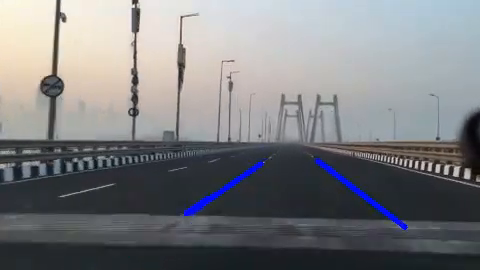
#> input picture frame 110 of 06 机器学习01/opencvprj/Lane Detection for Self Driving Cars.mp4, 480 x 270 px, given in place of Driving Mumbai - SoBo (Downtown) [Early 2018].mp4, which was not available
$ python '道路检测.py'
#> lines starting #> are read from the running program, lines starting #| are printed output that depends on the picture; after the words box and inside, x2 and y2 are one past the last pixel; in counts of white or black regions, pixels touching at a corner belong together; pictures that were not available may be replaced by others from this repository, and a replacement may not be noted
#> further down, frame is the input picture: shape (270, 480, 3); mean B, G, R 127.7, 124.7, 123.5
import cv2
import numpy as np

# 传入图像和掩码区域，返回二值化图和检测后的图
def lane_detection(frame, pt):
    # 灰度图
    gray = cv2.cvtColor(frame, cv2.COLOR_BGR2GRAY)
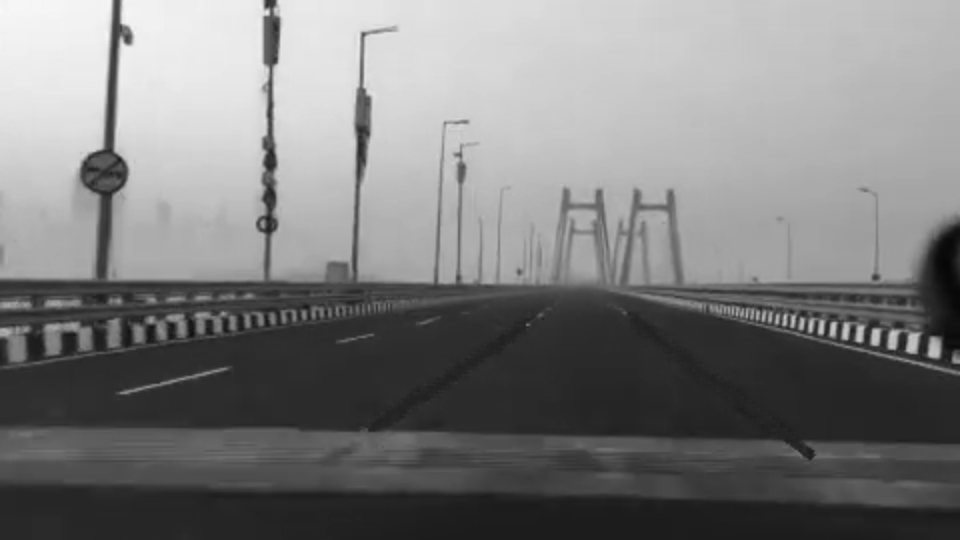
#> gray: shape (540, 960); min 6, max 247, mean 124.7
    # 创建0矩阵
    mask = np.zeros(gray.shape, dtype=np.uint8)
    # 填充指定区域形成掩码
    cv2.fillConvexPoly(mask, pt, 1)
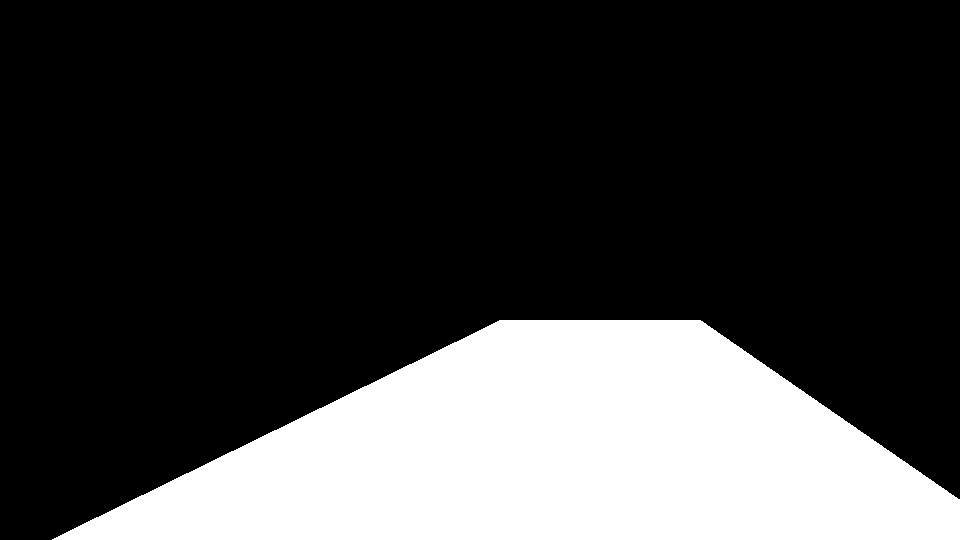
#> mask: shape (540, 960); values 0 (black) and 1 (white), 24.5% white; 1 white region, box (x1, y1, x2, y2) and area: (52, 320, 960, 540) 127249
    img = cv2.bitwise_and(gray, gray, mask=mask)
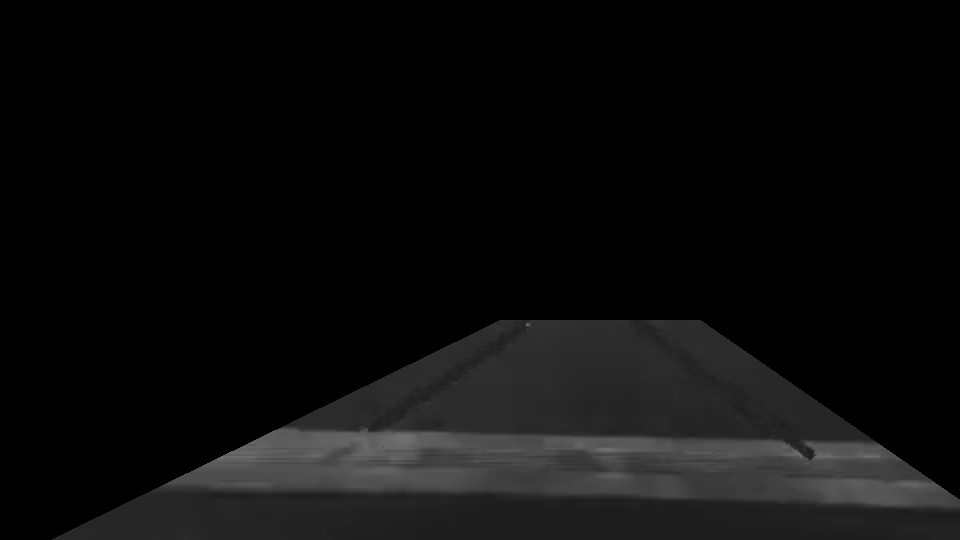
#> img: shape (540, 960); min 0, max 114, mean 12.4
    cv2.imshow("1",img)

    _, thresh = cv2.threshold(img, 130, 145, 0)
#> thresh: shape (540, 960); every value is 0
    # 霍夫直线检测
    lines = cv2.HoughLinesP(thresh, 1, np.pi / 180, 30, maxLineGap=200)
#> lines = None
    cp = frame.copy()
    # 防止无检测直线时报错
    if lines is not None:
        # 画出检测的直线
        for line in lines:
            x1, y1, x2, y2 = line[0]
            cv2.line(cp, (x1, y1), (x2, y2), (255, 0, 0), 3)
    return thresh, cp

if __name__ == '__main__':
    cap = cv2.VideoCapture("Driving Mumbai - SoBo (Downtown) [Early 2018].mp4")
    pt = np.array([[50, 540], [500, 320], [700, 320], [960, 500], [960, 540]])
    while True:
        ret, frame = cap.read()
        frame = cv2.resize(frame, (960, 540))
        # img = cv2.polylines(frame, [pt], True, (0, 0, 255), 2)
        thresh, frame = lane_detection(frame, pt)
        cv2.imshow("thresh", thresh)
        cv2.imshow("frame", frame)
        if cv2.waitKey(42) & 0xFF == ord('q'):
#> (key q is pressed here)
            break
    cap.release()
    cv2.destroyAllWindows()

$ run again, starting later in the video
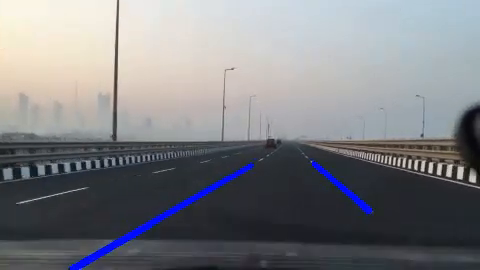
#> input picture frame 498 of 06 机器学习01/opencvprj/Lane Detection for Self Driving Cars.mp4, 480 x 270 px, given in place of Driving Mumbai - SoBo (Downtown) [Early 2018].mp4, which was not available
#> frame is the input picture: shape (270, 480, 3); mean B, G, R 131, 126.7, 125.5
#> frame: shape (540, 960, 3)
#> in lane_detection, `gray = cv2.cvtColor(frame, cv2.COLOR_BGR2GRAY)`:
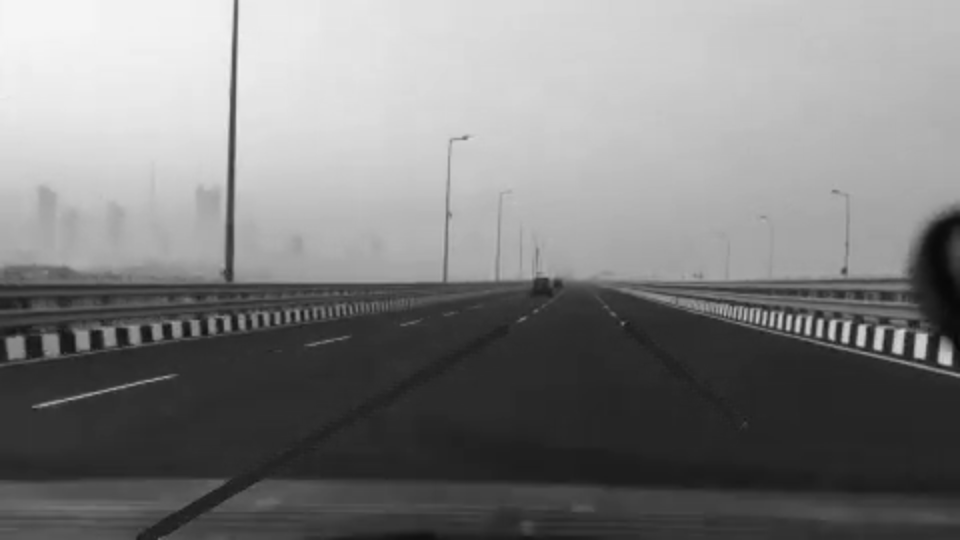
#> gray: shape (540, 960); min 8, max 245, mean 126.8
#> mask: shape (540, 960); values 0 (black) and 1 (white), 24.5% white; 1 white region, box (x1, y1, x2, y2) and area: (52, 320, 960, 540) 127249
#> in lane_detection, `img = cv2.bitwise_and(gray, gray, mask=mask)`:
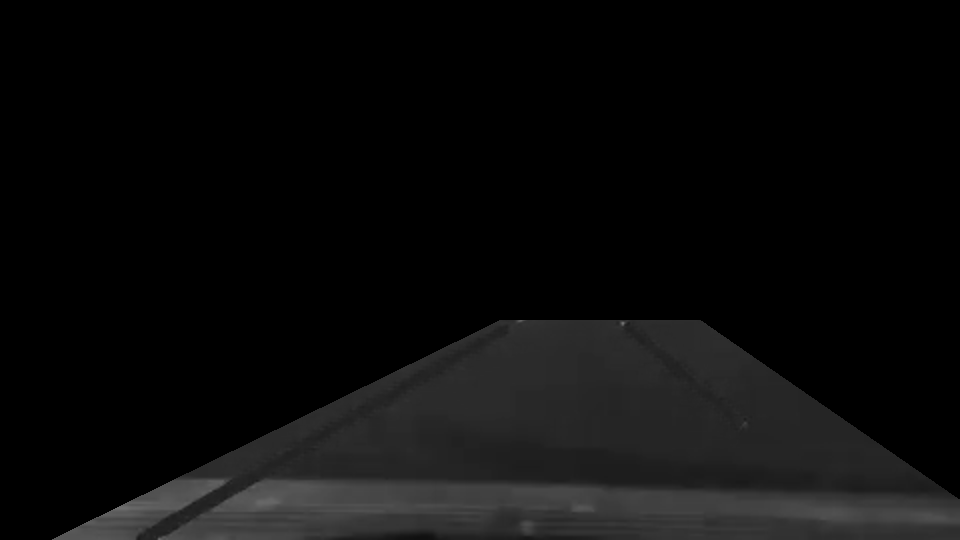
#> img: shape (540, 960); min 0, max 113, mean 11.5
#> thresh: shape (540, 960); every value is 0
#> lines = None

$ run again, starting later in the video
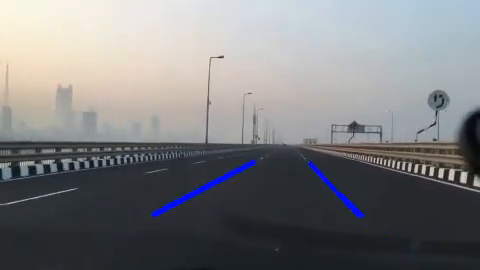
#> input picture frame 886 of 06 机器学习01/opencvprj/Lane Detection for Self Driving Cars.mp4, 480 x 270 px, given in place of Driving Mumbai - SoBo (Downtown) [Early 2018].mp4, which was not available
#> frame is the input picture: shape (270, 480, 3); mean B, G, R 126.7, 125, 124.1
#> frame: shape (540, 960, 3)
#> in lane_detection, `gray = cv2.cvtColor(frame, cv2.COLOR_BGR2GRAY)`:
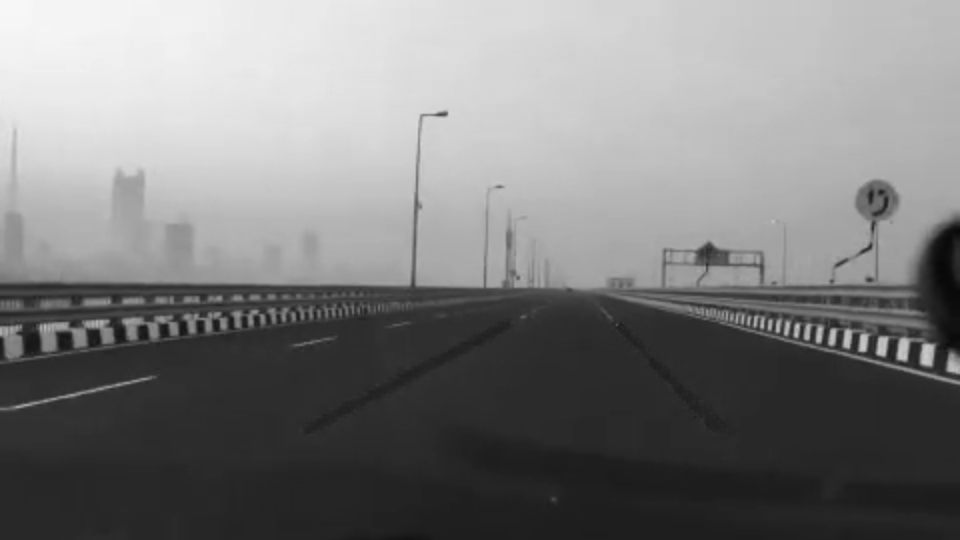
#> gray: shape (540, 960); min 7, max 247, mean 124.9
#> mask: shape (540, 960); values 0 (black) and 1 (white), 24.5% white; 1 white region, box (x1, y1, x2, y2) and area: (52, 320, 960, 540) 127249
#> in lane_detection, `img = cv2.bitwise_and(gray, gray, mask=mask)`:
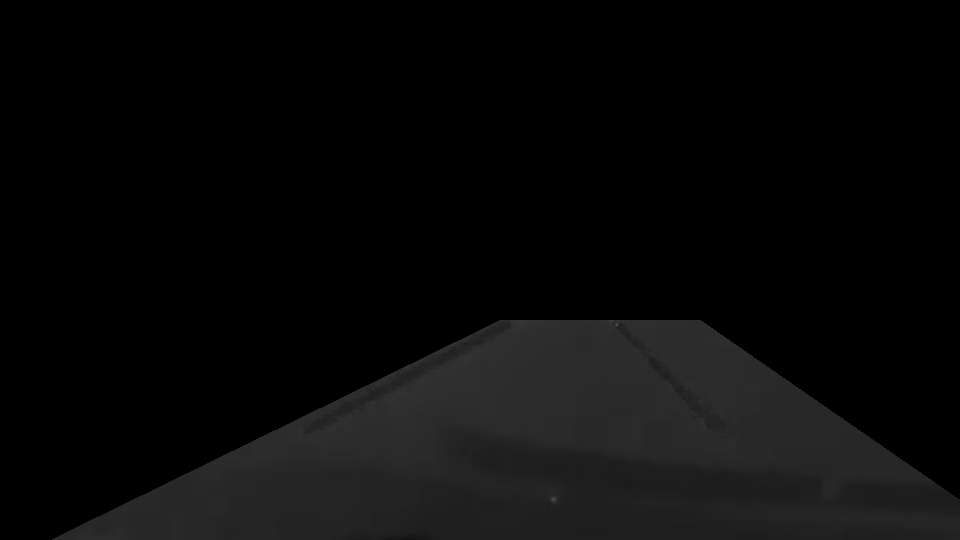
#> img: shape (540, 960); min 0, max 78, mean 9.4
#> thresh: shape (540, 960); every value is 0
#> lines = None
